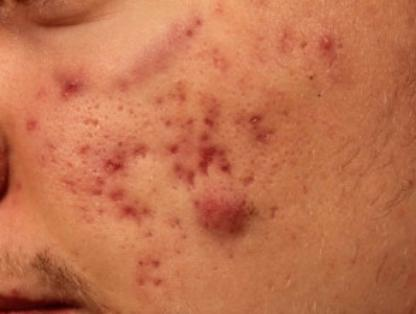
#> input picture preprocessed_data/train/01F3MMX7F3R8GQ4RSCMS4A7M09_jpeg.rf.1020689e742923146d67c681183cc085.jpg, 416 x 314 px; its folder holds only this picture in this run
$ python rg_proposal.py   (older library calls are emulated)
#> lines starting #> are read from the running program, lines starting #| are printed output that depends on the picture
#> further down, img_8bit is the input picture: shape (314, 416, 3); mean R, G, B 193.2, 113.3, 77.4
### helper.py
import os
import numpy as np
import seaborn as sns
import matplotlib.pyplot as plt
import pandas as pd
import scipy.misc
import skimage.segmentation
import skimage.feature
import imageio
from copy import copy


#function to segmentize
def image_segmentation(img_8bit, scale=1.0, sigma = 0.8, min_size=50):
     # convert the image to range between 0 and 1
#> called with scale = 1, sigma = 0.8, min_size = 500
    img_float = skimage.util.img_as_float(img_8bit)
    im_mask   = skimage.segmentation.felzenszwalb(
                    img_float,
                    scale    = scale,
                    sigma    = sigma,
                    min_size = min_size)
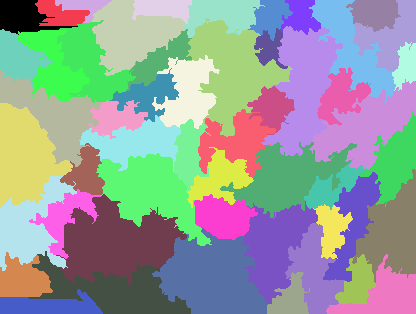
#> im_mask: shape (314, 416) int64; 52 distinct labels, from 0 to 51; one colour per label, 0 black
    img       = np.dstack([img_8bit,im_mask])
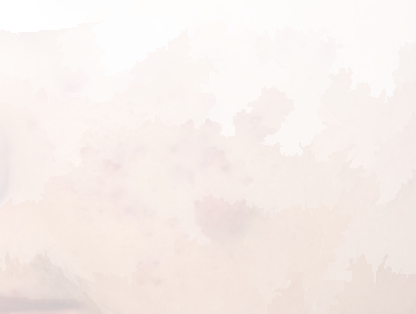
#> img: shape (314, 416, 4) int64; mean R, G, B, A 193.2, 113.3, 77.4, 27.4; transparent parts drawn white
    return(img)

#Plot rectangles of segments
def plt_rectangle(plt,label,x1,y1,x2,y2,color = "yellow", alpha=0.5):
    linewidth = 3
    if type(label) == list:
        linewidth = len(label)*3 + 2
        label = ""

    plt.text(x1,y1,label,fontsize=20,backgroundcolor=color,alpha=alpha)
    plt.plot([x1,x1],[y1,y2], linewidth=linewidth,color=color, alpha=alpha)
    plt.plot([x2,x2],[y1,y2], linewidth=linewidth,color=color, alpha=alpha)
    plt.plot([x1,x2],[y1,y1], linewidth=linewidth,color=color, alpha=alpha)
    plt.plot([x1,x2],[y2,y2], linewidth=linewidth,color=color, alpha=alpha)

#calculate texture of image
def calc_texture_gradient(img):
    ret = np.zeros(img.shape[:3])
    for colour_channel in (0, 1, 2):
        ret[:, :, colour_channel] = skimage.feature.local_binary_pattern(
            img[:, :, colour_channel], 8, 1.0)

    return ret


def plot_image_with_min_max(img,nm):
    img = img[:,:,:3]
    #plt.imshow(img)
    plt.title("{} min={:5.3f}, max={:5.3f}".format(nm,
                                                   np.min(img),
                                                   np.max(img)))
    #plt.show()

#Calculate hsv
def calc_hsv(img):
    hsv = skimage.color.rgb2hsv(img[:,:,:3])
    return(hsv)

#Extract regions
def extract_region(img):
    ## only use the segmentation output
    img_segment = img[:,:,3]
    R = {}
    for y, i in enumerate(img_segment): ## along vertical axis

        for x, l in enumerate(i): ## along horizontal axis
            # initialize a new region
            if l not in R:
                R[l] = {"min_x": np.inf,
                        "min_y": np.inf,
                        "max_x": 0,
                        "max_y": 0,
                        "labels": [l]}

            # bounding box
            if R[l]["min_x"] > x:
                R[l]["min_x"] = x
            if R[l]["min_y"] > y:
                R[l]["min_y"] = y
            if R[l]["max_x"] < x:
                R[l]["max_x"] = x
            if R[l]["max_y"] < y:
                R[l]["max_y"] = y
    ## remove region if it does not have positive height or positive width

    Rcopy = copy(R)
    for key in R.keys():
        r = R[key]
        if (r["min_x"] == r["max_x"]) or (r["min_y"] == r["max_y"]):
            del Rcopy[key]
    return(Rcopy)


#Generate histogram for each region
def calc_hist(img, minhist=0, maxhist=1):
    """
        calculate colour histogram for each region

        the size of output histogram will be BINS * COLOUR_CHANNELS(3)

        number of bins is 25 as same as [uijlings_ijcv2013_draft.pdf]

        extract HSV

        len(hist) = BINS * 3
        hist[:BINS] = [0, 10, 20, 0,...,0] meaning that
           there are 10 pixels that have values between (maxhist - minhist)/BINS*1 and (maxhist - minhist)/BINS*2
           there are 10 pixels that have values between (maxhist - minhist)/BINS*2 and (maxhist - minhist)/BINS*3

    """

    BINS = 25
    hist = np.array([])

    for colour_channel in range(3):

        # extracting one colour channel
        c = img[:, colour_channel]

        # calculate histogram for each colour and join to the result
        hist = np.concatenate(
            [hist] + [np.histogram(c, BINS,
                                   # The lower and upper range of the bins.
                                   (minhist, maxhist))[0]])

    # L1 normalize
    hist = hist / len(img)
    return hist


def augment_regions_with_histogram_info(tex_grad, img, R,hsv,tex_trad):
    for k, v in list(R.items()):

        ## height and width axies are flattened.
        ## masked_pixel.shape = (N pixel with this mask ID , 3)
        masked_pixels  = hsv[img[:, :, 3] == k]
        R[k]["size"]   = len(masked_pixels / 4)
        R[k]["hist_c"] = calc_hist(masked_pixels,minhist=0, maxhist=1)

        # texture histogram
        R[k]["hist_t"] = calc_hist(tex_grad[img[:, :, 3] == k],minhist=0, maxhist=2**8-1)
    return(R)

#Intersect union find
def extract_neighbours(regions):
    '''
    check if two regions intersect
    '''

    def intersect(a, b):
        if (a["min_x"] < b["min_x"] < a["max_x"] and a["min_y"] < b["min_y"] < a["max_y"]) or\
           (a["min_x"] < b["max_x"] < a["max_x"] and a["min_y"] < b["max_y"] < a["max_y"]) or\
           (a["min_x"] < b["min_x"] < a["max_x"] and a["min_y"] < b["max_y"] < a["max_y"]) or\
           (a["min_x"] < b["max_x"] < a["max_x"] and a["min_y"] < b["min_y"] < a["max_y"]):
            return True
        return False

    R = list(regions.items())
    neighbours = []
    for cur, a in enumerate(R[:-1]):
        for b in R[cur + 1:]:
            if intersect(a[1], b[1]):
                neighbours.append((a, b))

    return neighbours


##Using the histogram, calclate similarities of regions
def _sim_colour(r1, r2):
    """
        calculate the sum of histogram intersection of colour
    """
    return sum([min(a, b) for a, b in zip(r1["hist_c"], r2["hist_c"])])


def _sim_texture(r1, r2):
    """
        calculate the sum of histogram intersection of texture
    """
    return sum([min(a, b) for a, b in zip(r1["hist_t"], r2["hist_t"])])


def _sim_size(r1, r2, imsize):
    """
        calculate the size similarity over the image
    """
    return 1.0 - (r1["size"] + r2["size"]) / imsize


def _sim_fill(r1, r2, imsize):
    """
        calculate the fill similarity over the image
    """
    bbsize = (
        (max(r1["max_x"], r2["max_x"]) - min(r1["min_x"], r2["min_x"]))
        * (max(r1["max_y"], r2["max_y"]) - min(r1["min_y"], r2["min_y"]))
    )
    return 1.0 - (bbsize - r1["size"] - r2["size"]) / imsize
def calc_sim(r1, r2, imsize):
    return (_sim_colour(r1, r2)       +\
            _sim_texture(r1, r2)      +\
            _sim_size(r1, r2, imsize) +\
            _sim_fill(r1, r2, imsize))

def calculate_similarlity(img,neighbours,verbose=False):
    # calculate initial similarities
    imsize = img.shape[0] * img.shape[1]
    S = {}
    for (ai, ar), (bi, br) in neighbours:
        S[(ai, bi)] = calc_sim(ar, br, imsize)
        if verbose:
            print("S[({:2.0f}, {:2.0f})]={:3.2f}".format(ai,bi,S[(ai, bi)]))
    return(S)

#Regions
def merge_regions(r1, r2):
    '''
    Suppose r1 and r2 look like:

    (minx1, miny1)
          _____________________
          |                   |
          |     (minx2,maxy2) |
          |           ________|____
          |          |        |    |
          |          |        |    |
          |          |________|____|(maxx2, maxy2)
          |___________________|(maxx1, maxy1)

    Then for merged region,

    minx : minx1
    miny : miny1
    maxx : maxx2
    maxy : maxy1
    size : the number of pixels in the two regions (intersection is counted twice?)


    '''
    new_size = r1["size"] + r2["size"]
    rt = {
        "min_x": min(r1["min_x"], r2["min_x"]),
        "min_y": min(r1["min_y"], r2["min_y"]),
        "max_x": max(r1["max_x"], r2["max_x"]),
        "max_y": max(r1["max_y"], r2["max_y"]),
        "size": new_size,
        "hist_c": (r1["hist_c"] * r1["size"] + r2["hist_c"] * r2["size"]) / new_size,
        "hist_t": (r1["hist_t"] * r1["size"] + r2["hist_t"] * r2["size"]) / new_size,
        "labels": r1["labels"] + r2["labels"]
    }
    return rt

def merge_regions_in_order(S,R,imsize, verbose=False):
    '''
    == Input ==
    S : similarity dictionary

    R : dictionary of proposed regions

    == Output ==

    regions : list of regions

    '''
    # hierarchal search
    while S != {}:

        # Step 1: get highest similarity pair of regions from the similarlity dictionary
        i, j = sorted(S.items(), key=lambda i: i[1])[-1][0]

        # Step 2: marge the region pair and add to the region dictionary
        t = max(R.keys()) + 1.0
        R[t] = merge_regions(R[i], R[j])

        # Step 3: from the similarity dictionary,
        #         remove all the pair of regions where one of the regions is selected in Step 1
        key_to_delete = []
        for k, v in list(S.items()):
            if (i in k) or (j in k):
                key_to_delete.append(k)
        for k in key_to_delete:
            del S[k]

        # Step 4: calculate similarity with new merged region and the regions and its intersecting region
        #         (intersecting region is the region that are to be deleted)
        for k in key_to_delete:
            if k != (i,j):
                if k[0] in (i, j):
                    n = k[1]
                else:
                    n = k[0]
                S[(t, n)] = calc_sim(R[t], R[n], imsize)
    if verbose:
        print("{} regions".format(len(R)))

    ## finally return list of region proposal
    regions = []
    for k, r in list(R.items()):
            regions.append({
                'rect': (
                    r['min_x'],              # min x
                    r['min_y'],              # min y
                    r['max_x'] - r['min_x'], # width
                    r['max_y'] - r['min_y']),# height
                'size': r['size'],
                'labels': r['labels']
            })
    return(regions)


def get_region_proposal(img_8bit,min_size = 500):
    img        = image_segmentation(img_8bit,min_size = min_size)
    R          = extract_region(img)
    tex_grad   = calc_texture_gradient(img)
    hsv        = calc_hsv(img)
    R          = augment_regions_with_histogram_info(tex_grad, img, R,hsv,tex_grad)
    del tex_grad, hsv
    neighbours = extract_neighbours(R)
    S          = calculate_similarlity(img,neighbours)
    regions    = merge_regions_in_order(S,R,imsize = img.shape[0] * img.shape[1])
    return(regions)

# [38 lines left out: function get_IOU, not called in this run]

### rg_proposal.py
import os
import numpy as np
import seaborn as sns
import matplotlib.pyplot as plt
import pandas as pd
import scipy.misc
import skimage.segmentation
import skimage.feature
import imageio
from copy import copy
import helper as h
img_dir = "preprocessed_data/train"

############MAIN STARTS HERE#######################
#segtmentize
scale    = 1.0
sigma    = 0.8
min_size = 500

np.random.seed(5)
listed_path = os.listdir(img_dir)
Nplot = 5
random_img_path = np.random.choice(listed_path,Nplot)
for imgnm in random_img_path:
    if imgnm[-1]=='g':
    # import 8 bits degital image (each digit ranges between 0 - 255)
        img_8bit  = imageio.imread(os.path.join(img_dir,imgnm))
        img       = h.image_segmentation(img_8bit, scale, sigma, min_size)

        fig = plt.figure(figsize=(15,30))
        ax  = fig.add_subplot(1,2,1)
        ax.imshow(img_8bit)
        ax.set_title("original image")
        ax  = fig.add_subplot(1,2,2)
        ax.imshow(img[:,:,3])
        ax.set_title("skimage.segmentation.felzenszwalb, N unique region = {}".format(len(np.unique(img[:,:,3]))))
        #plt.show()


R = h.extract_region(img)
print("{} rectangle regions are found".format(len(R)))

#GTenerate regionmaps
figsize = (20,20)
plt.figure(figsize=figsize)
plt.imshow(img[:,:,:3]/2**8)
for item, color in zip(R.values(),sns.xkcd_rgb.values()):
    x1 = item["min_x"]
    y1 = item["min_y"]
    x2 = item["max_x"]
    y2 = item["max_y"]
    label = item["labels"][0]
    h.plt_rectangle(plt,label,x1,y1,x2,y2,color=color)
plt.show()
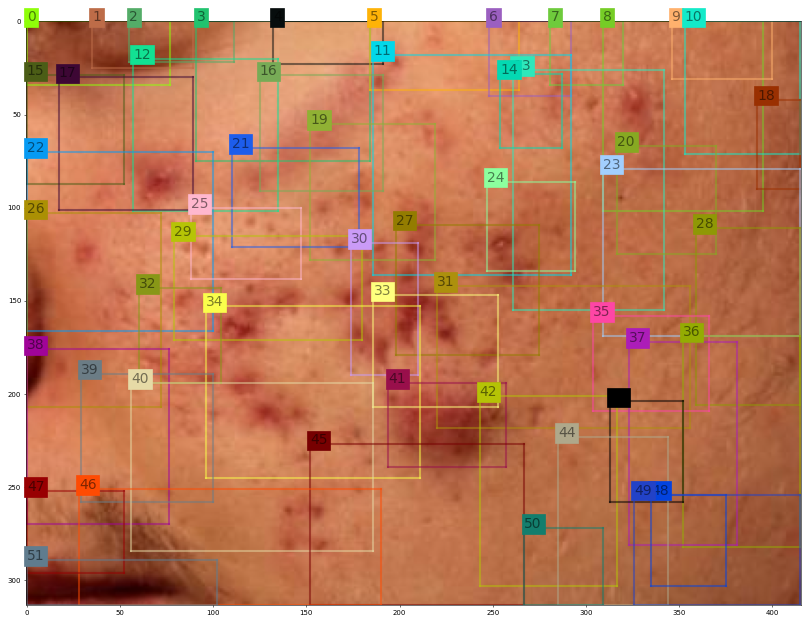
#> figure drawn by matplotlib, 1 panel

plt.figure(figsize=figsize)
plt.imshow(img[:,:,3])
for item, color in zip(R.values(),sns.xkcd_rgb.values()):
    x1 = item["min_x"]
    y1 = item["min_y"]
    x2 = item["max_x"]
    y2 = item["max_y"]
    label = item["labels"][0]
    h.plt_rectangle(plt,label,x1,y1,x2,y2,color=color)
plt.show()
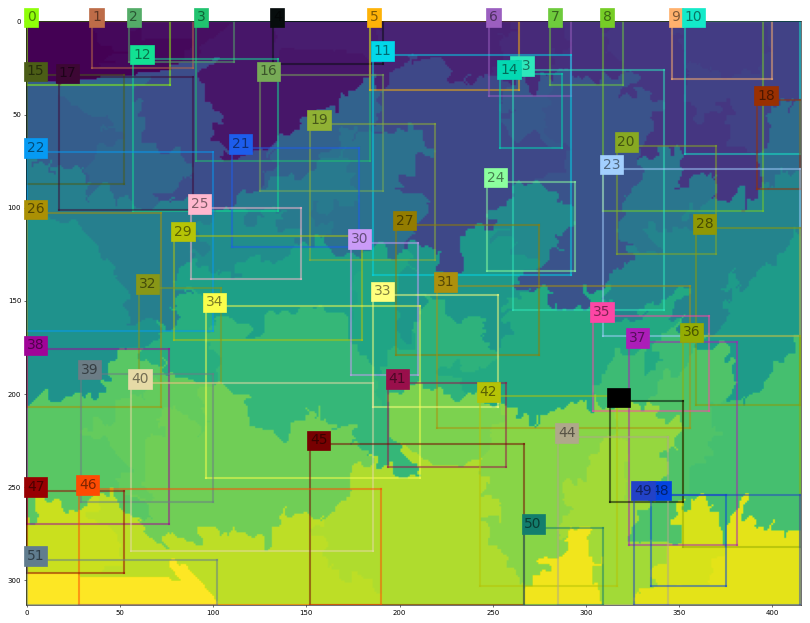
#> figure drawn by matplotlib, 1 panel


#generate texture map
tex_grad =h.calc_texture_gradient(img)
#> in calc_texture_gradient, `ret = np.zeros(img.shape[:3])`: ret: shape (314, 416, 4) float64; every value is 0
h.plot_image_with_min_max(tex_grad,nm="tex_grad")
#> in plot_image_with_min_max, `img = img[:,:,:3]`:
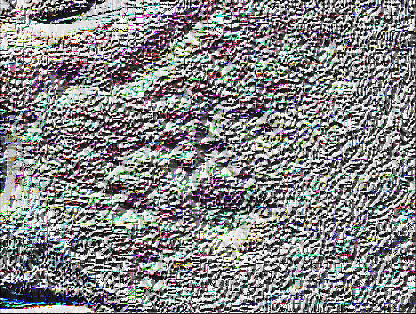
#> img: shape (314, 416, 3) float64; mean of channels 0, 1, 2 132.5, 132.9, 133.7; drawn as R, G, B


#Generate hsv map
hsv = h.calc_hsv(img)
#> in calc_hsv, `hsv = skimage.color.rgb2hsv(img[:,:,:3])`: hsv: shape (314, 416, 3) float64; mean of channels 0, 1, 2 0.0524, 0.607, 2.09e-17
h.plot_image_with_min_max(hsv,nm="hsv")


R = h.augment_regions_with_histogram_info(tex_grad, img,R,hsv,tex_grad)

neighbours = h.extract_neighbours(R)
print("Out of {} regions, we found {} intersecting pairs".format(len(R),len(neighbours)))

print("S[(Pair of the intersecting regions)] = Similarity index")
S = h.calculate_similarlity(img,neighbours,verbose=True)

regions = h.merge_regions_in_order(S,R,img.shape[0]*img.shape[1],verbose=True)


plt.figure(figsize=(20,20))
plt.imshow(img[:,:,:3]/2**8)
for item, color in zip(regions,sns.xkcd_rgb.values()):
    x1, y1, width, height = item["rect"]
    label = item["labels"][:5]
    h.plt_rectangle(plt,label,x1,y1,x2 = x1 + width,y2 = y1 + height, color = color)
plt.show()
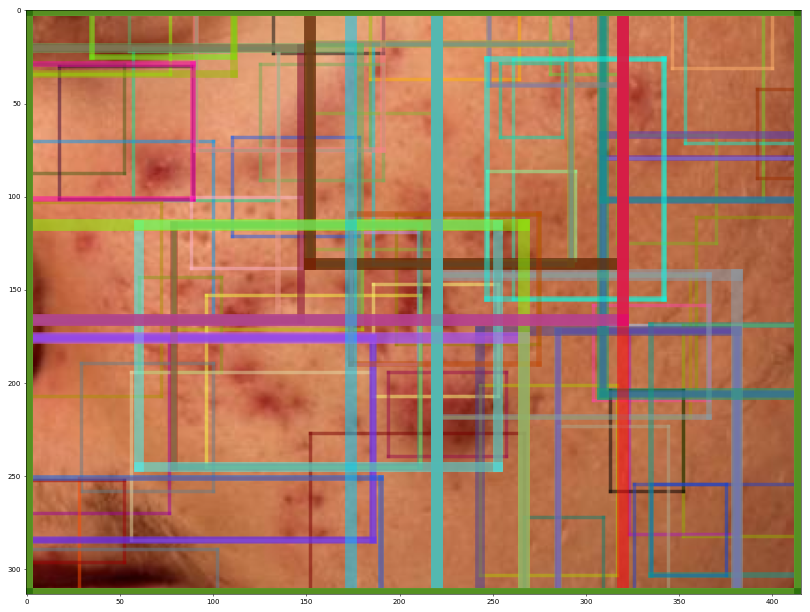
#> figure drawn by matplotlib, 1 panel

plt.figure(figsize=(20,20))
plt.imshow(img[:,:,3])
for item, color in zip(regions,sns.xkcd_rgb.values()):
    x1, y1, width, height = item["rect"]
    label = item["labels"][:5]
    h.plt_rectangle(plt,label,
                  x1,
                  y1,
                  x2 = x1 + width,
                  y2 = y1 + height, color= color)
plt.show()
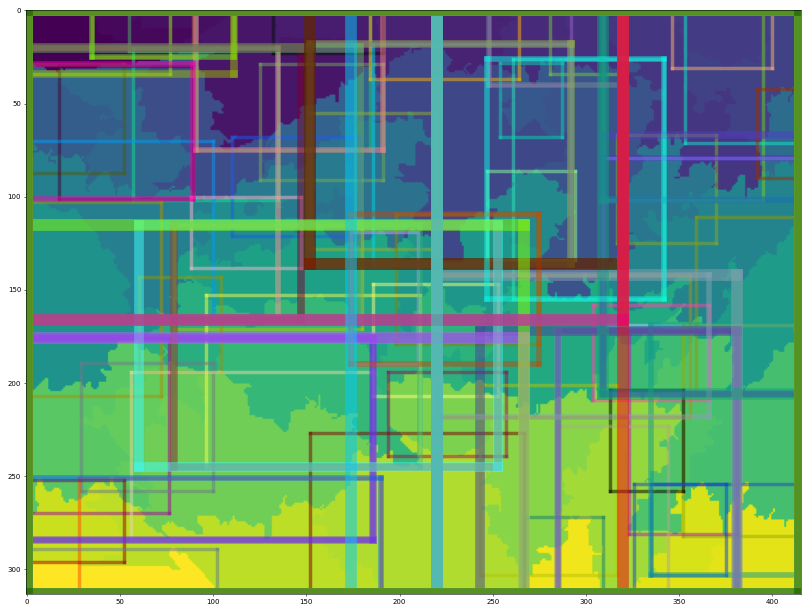
#> figure drawn by matplotlib, 1 panel


regions = h.get_region_proposal(img_8bit,min_size=500)
